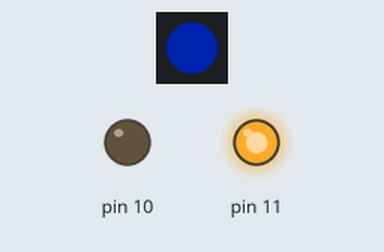
The sketch below on a simulated Arduino Uno, built with avr-gcc and run on an emulated ATmega328P. On the bench: 1 RGB LEDs in strip order, left to right, output pins drawn as LEDs (lit = HIGH). Dim RGB values are drawn brighter than linear; the strip is taken to match the declared colour order.

Above: at 0.5 s.
At 1.5 s:
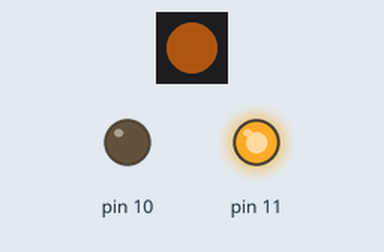
At 5.5 s:
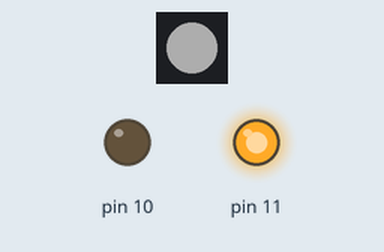
Timing chart, 0 to 6.9 s (numbered marks = the images above):
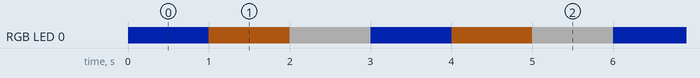

Measured:
- by itself, RGB LED 0: repeats every 3.0 s: RGB(50, 25, 5) 1.0 s, RGB(50, 50, 50) 1.0 s, RGB(0, 10, 50) 1.0 s
- by itself, everything shown: repeats every 3.0 s, in 3 steps

The sketch:

Ex12b_NeoPixels42.ino
```cpp
//========== SEED Electronics/Coding Workshop Exercise 12 ==========

//Purpose: Set different colors on "NeoPixel" P9823F5 or WS2811 LED
//Date: June 6, 2018

//Based on Adafruit NeoPixel sample program "simple.ino"
//NeoPixel Ring simple sketch (c) 2013 Shae Erisson


//--- Constant definitions ---
#define NEOPIXEL_DATA_PIN 12


//Use Adafruit NeoPixel library to create NeoPixel driver object
#include <Adafruit_NeoPixel.h>
Adafruit_NeoPixel colorLED = Adafruit_NeoPixel(1, NEOPIXEL_DATA_PIN, NEO_RGB + NEO_KHZ800);


//---------- Setup routine to run once ----------

void setup()
{
  //Set pin D10 to GND and output +5V on pin D11
  pinMode(10,OUTPUT);
  pinMode(11,OUTPUT);
  digitalWrite(10,LOW);
  digitalWrite(11,HIGH);

  //Setup and initialize NeoPixel driver object
  pinMode(NEOPIXEL_DATA_PIN,OUTPUT);
  colorLED.begin();
  colorLED.show();
}


//--- Global variables ---
int d = 1000;


//---------- Loop routine that runs repeatedly ----------

void loop()
{
  //Set LED to blue color
  colorLED.setPixelColor(0, colorLED.Color(0,10,50));
  colorLED.show();
  delay(d);

  //Set LED to orange color
  colorLED.setPixelColor(0, colorLED.Color(50,25,5));
  colorLED.show();
  delay(d);

  //Set LED to white color
  colorLED.setPixelColor(0, colorLED.Color(50,50,50));
  colorLED.show();
  delay(d);
}
```
